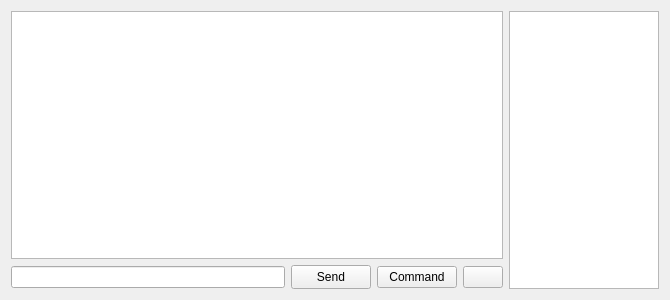
<?xml version="1.0" encoding="UTF-8"?>
<ui version="4.0">
 <class>IRCDockTabContents</class>
 <widget class="QWidget" name="IRCDockTabContents">
  <property name="geometry">
   <rect>
    <x>0</x>
    <y>0</y>
    <width>670</width>
    <height>300</height>
   </rect>
  </property>
  <property name="windowTitle">
   <string>Form</string>
  </property>
  <layout class="QHBoxLayout" name="horizontalLayout_2">
   <item>
    <layout class="QVBoxLayout" name="verticalLayout">
     <item>
      <widget class="QTextBrowser" name="txtOutputWidget">
       <property name="font">
        <font>
         <family>Courier New</family>
         <pointsize>10</pointsize>
         <weight>75</weight>
         <bold>true</bold>
        </font>
       </property>
       <property name="openExternalLinks">
        <bool>true</bool>
       </property>
       <property name="openLinks">
        <bool>true</bool>
       </property>
      </widget>
     </item>
     <item>
      <layout class="QHBoxLayout" name="horizontalLayout">
       <item>
        <widget class="MemoryLineEdit" name="leCommandLine">
         <property name="sizePolicy">
          <sizepolicy hsizetype="Expanding" vsizetype="Fixed">
           <horstretch>0</horstretch>
           <verstretch>0</verstretch>
          </sizepolicy>
         </property>
         <property name="font">
          <font>
           <family>Courier New</family>
          </font>
         </property>
        </widget>
       </item>
       <item>
        <widget class="QPushButton" name="btnSend">
         <property name="sizePolicy">
          <sizepolicy hsizetype="Minimum" vsizetype="Fixed">
           <horstretch>0</horstretch>
           <verstretch>0</verstretch>
          </sizepolicy>
         </property>
         <property name="minimumSize">
          <size>
           <width>0</width>
           <height>24</height>
          </size>
         </property>
         <property name="text">
          <string>Send</string>
         </property>
        </widget>
       </item>
       <item>
        <widget class="QPushButton" name="btnCommand">
         <property name="text">
          <string>Command</string>
         </property>
        </widget>
       </item>
       <item>
        <widget class="QPushButton" name="btnPauseTextArea">
         <property name="toolTip">
          <string>Do not scroll text area</string>
         </property>
         <property name="icon">
          <iconset resource="../../../../media/resources.qrc">
           <normaloff>:/icons/pause.png</normaloff>:/icons/pause.png</iconset>
         </property>
         <property name="checkable">
          <bool>true</bool>
         </property>
        </widget>
       </item>
      </layout>
     </item>
    </layout>
   </item>
   <item>
    <widget class="QListView" name="lvUserList">
     <property name="sizePolicy">
      <sizepolicy hsizetype="Fixed" vsizetype="Expanding">
       <horstretch>0</horstretch>
       <verstretch>0</verstretch>
      </sizepolicy>
     </property>
     <property name="minimumSize">
      <size>
       <width>150</width>
       <height>0</height>
      </size>
     </property>
     <property name="maximumSize">
      <size>
       <width>150</width>
       <height>16777215</height>
      </size>
     </property>
     <property name="font">
      <font>
       <family>Courier New</family>
       <pointsize>8</pointsize>
       <weight>75</weight>
       <bold>true</bold>
      </font>
     </property>
     <property name="editTriggers">
      <set>QAbstractItemView::NoEditTriggers</set>
     </property>
    </widget>
   </item>
  </layout>
 </widget>
 <customwidgets>
  <customwidget>
   <class>MemoryLineEdit</class>
   <extends>QLineEdit</extends>
   <header location="global">gui/widgets/memorylineedit.h</header>
  </customwidget>
 </customwidgets>
 <resources>
  <include location="../../../../media/resources.qrc"/>
 </resources>
 <connections>
  <connection>
   <sender>btnCommand</sender>
   <signal>clicked()</signal>
   <receiver>IRCDockTabContents</receiver>
   <slot>showChatContextMenu()</slot>
   <hints>
    <hint type="sourcelabel">
     <x>417</x>
     <y>274</y>
    </hint>
    <hint type="destinationlabel">
     <x>469</x>
     <y>296</y>
    </hint>
   </hints>
  </connection>
 </connections>
 <slots>
  <slot>showChatContextMenu()</slot>
 </slots>
</ui>
